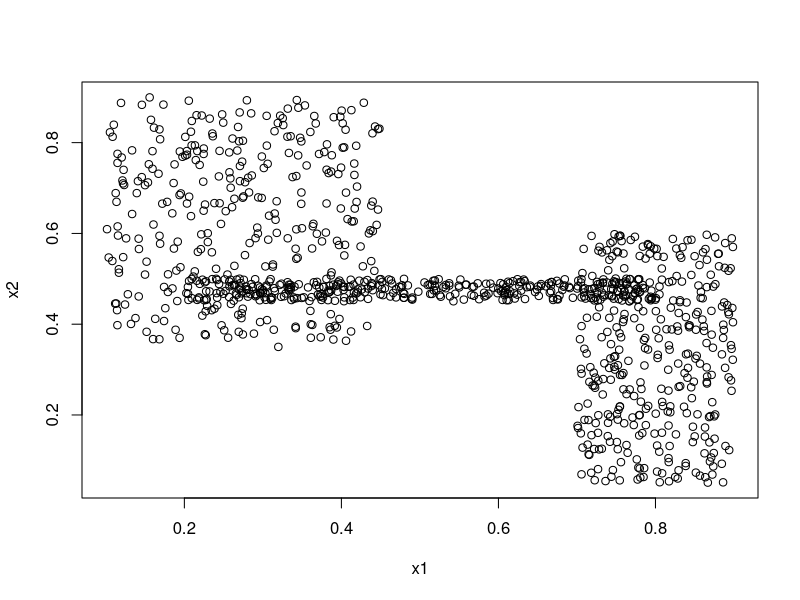

The R script that drew this image: (Note: this script raises an error after producing the figure.)
#Generate the data
set.seed(6)
n = 1000
data = matrix(NA, nrow=n, ncol=2)

w = c(1/3, 1/3, 1/3)
b1.x = c(0.1, 0.45)
b1.y = c(0.35, 0.9)

b2.x = c(0.2, 0.8)
b2.y = c(0.45, 0.5)

b3.x = c(0.7, 0.9)
b3.y = c(0.05, 0.6)

for(i in 1:n){
  u = runif(1)
  if(u < w[1]){
    x.temp = b1.x[1] + runif(1) * (b1.x[2] - b1.x[1])
    y.temp = b1.y[1] + runif(1) * (b1.y[2] - b1.y[1])
  }else if(u < w[1]+w[2]){
    x.temp = b2.x[1] + runif(1) * (b2.x[2] - b2.x[1])
    y.temp = b2.y[1] + runif(1) * (b2.y[2] - b2.y[1])
  }else{
    x.temp = b3.x[1] + runif(1) * (b3.x[2] - b3.x[1])
    y.temp = b3.y[1] + runif(1) * (b3.y[2] - b3.y[1])
  }

  data[i,1] = x.temp
  data[i,2] = y.temp
}

plot(data[,1], data[,2], xlab = "x1", ylab = "x2")

#Make the grid points
x.grid = seq(0.005,0.995,by=0.01)
y.grid = seq(0.005,0.995,by=0.01)
grid.points = as.matrix(expand.grid(x.grid,y.grid))

#SMC
out_APT = smc.apt(data, grid.points, max.resol = 8, n.particle = 1000, n.grid.L = 31, eta.R = 0.01, n.states = 5)

#Plot the estimated density
library(ggplot2)
library(viridis)
densities.df = data.frame(x1=grid.points[,1],x2=grid.points[,2],density = out_APT$pred.density)
p = ggplot() + geom_tile(data = densities.df, aes(x=x1, y=x2, fill=density)) + scale_fill_viridis(discrete=FALSE)
print(p)

#Plot the MAP tree
tree_left = out_APT$MAPtree.left
tree_right = out_APT$MAPtree.right

n_all_node = ncol(tree_left)
N = (n_all_node-1)/2

x_all = numeric(N)
y_all = numeric(N)
x_end_all = numeric(N)
y_end_all = numeric(N)

for(j in 1:N){
  start = tree_left[,2*j+1]
  end   = tree_right[,2*j]

  x_all[j] = start[1]
  y_all[j] = start[2]

  x_end_all[j] = end[1]
  y_end_all[j] = end[2]
}

x_st = c(0,0,1,1)
x_end = c(0,1,1,0)
y_st = c(0,1,1,0)
y_end = c(1,1,0,0)

print(p + geom_segment(aes(x = x_all, y = y_all, xend = x_end_all, yend = y_end_all)) +
  geom_segment(aes(x = x_st, y = y_st, xend = x_end, yend = y_end)) + xlab("x1") + ylab("x2"))
